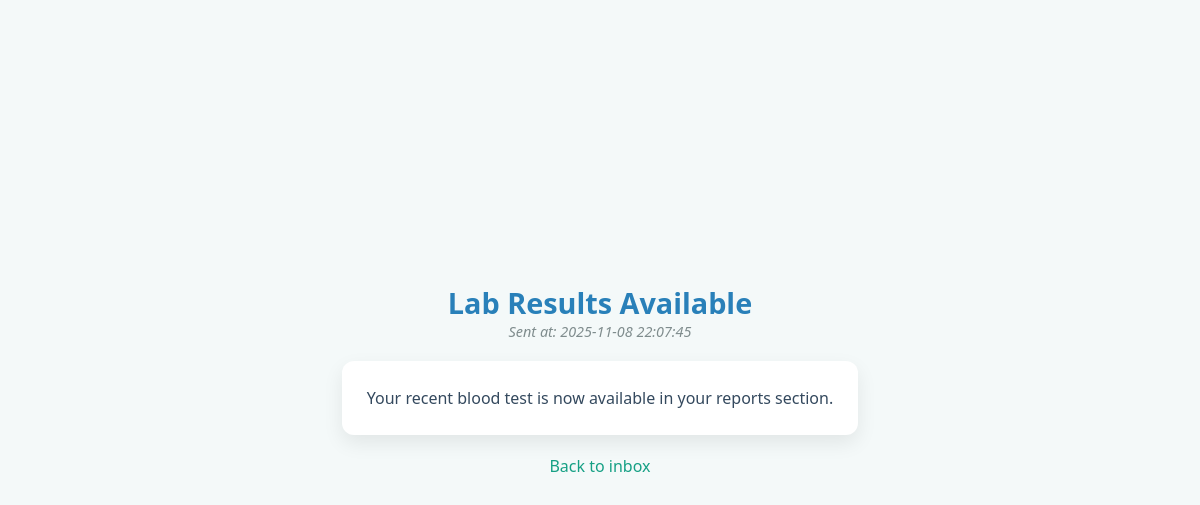
Screenshot of /inbox/view/2 (signed in) with the database file from the repository.
### tables this page shows
CREATE TABLE inbox (
    id INTEGER PRIMARY KEY AUTOINCREMENT,
    owner_id INTEGER NOT NULL,
    subject TEXT,
    content TEXT,
    sent_at TIMESTAMP DEFAULT CURRENT_TIMESTAMP,
    FOREIGN KEY (owner_id) REFERENCES users(id)
);

### app/src/inbox.py (the view)
@inbox_bp.route("/view/<int:msg_id>")
@require_auth
def view_message(msg_id):
    username = g.user["sub"]
    conn = get_db()
    cur = conn.execute("""
        SELECT i.id, i.subject, i.content, i.sent_at
        FROM inbox i
        JOIN users u ON i.owner_id = u.id
        WHERE i.id = ? AND u.username = ?
    """, (msg_id, username))
    msg = cur.fetchone()
    if not msg:
        return "Message not found or access denied", 404
    return render_template("inbox_view.html", message=msg)

### app/src/auth.py (called while the page is built)
def require_auth(f):
    @wraps(f)
    def inner(*args, **kwargs):
        token = request.cookies.get("oopsy_jwt")
        if not token:
            return redirect(url_for("auth.login"))
        try:
            data = jwt.decode(token, JWT_SECRET, algorithms=["HS256"])
        except Exception:
            return redirect(url_for("auth.login"))
        g.user = data  # stores username and role
        return f(*args, **kwargs)
    return inner

### app/src/inbox.py (called while the page is built)
def get_db():
    conn = sqlite3.connect(str(DB_FILE))
    conn.row_factory = sqlite3.Row
    return conn

### app/templates/inbox_view.html (shortened to what this page needs)
<!doctype html>
<html>
<head>
  <link rel="stylesheet" href="/static/css/styles.css">
  <link rel="stylesheet" href="/static/css/inbox_view.css">
</head>
<body>
  <h1>{{ message['subject'] }}</h1>
  <p><em>Sent at: {{ message['sent_at'] }}</em></p>
  <pre style="white-space: pre-wrap;">{{ message['content'] }}</pre>
  <p><a href="/inbox">Back to inbox</a></p>
</body>
</html>

### app/static/css/styles.css (style rules this page uses)
* { margin: 0; padding: 0; box-sizing: border-box; font-family: 'Segoe UI', Tahoma, Geneva, Verdana, sans-serif; }
body { background-color: #eaf6f6; color: #2c3e50; display: flex; flex-direction: column; min-height: 100vh; justify-content: center; align-items: center; }
a { text-decoration: none; color: #3498db; }

### app/static/css/inbox_view.css (style rules this page uses)
h1 { text-align: center; font-size: 1.8rem; color: #2980b9; margin-top: 30px; font-weight: 600; }
p em { display: block; text-align: center; color: #7f8c8d; font-size: 0.9rem; margin-bottom: 20px; }
pre { max-width: 600px; margin: 0 auto 20px auto; padding: 25px; background-color: #ffffff; border-radius: 12px; box-shadow: 0 8px 20px rgba(0, 0, 0, 0.08); font-family: 'Segoe UI', Tahoma, Geneva, Verdana, sans-serif; font-size: 1rem; line-height: 1.5; color: #34495e; white-space: pre-wrap; }
p a { display: block; text-align: center; color: #16a085; text-decoration: none; font-weight: 500; margin-bottom: 30px; }
body { font-family: 'Segoe UI', Tahoma, Geneva, Verdana, sans-serif; background-color: #f4f9f9; padding-bottom: 40px; }

### rows the page displays
inbox: subject "Lab Results Available", sent_at "2025-11-08 22:07:45", content "Your recent blood test is now available in your reports section."
